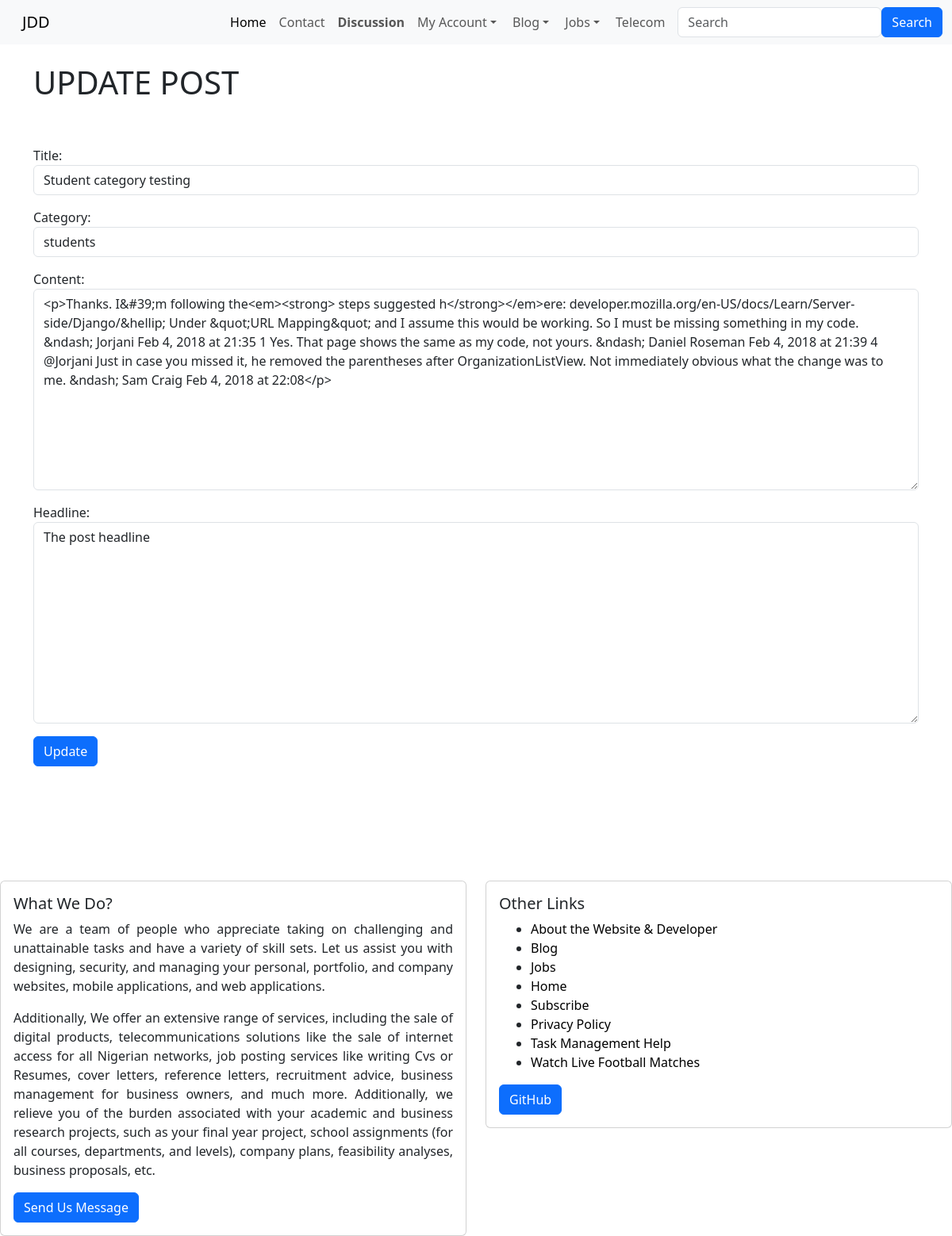
/blog/edit/57 (signed in), run on the app's committed database.
### index/models.py (models this page shows, shortened)
class BlogPost(models.Model):
    author = models.ForeignKey(User, on_delete=models.CASCADE)
    title = models.CharField(max_length=255, unique=True)
    date = models.DateTimeField(auto_now_add=True)
    category = models.CharField(max_length=150, default='uncategorized')
    content = RichTextField(blank=True, null=True, unique=True)
    headline = models.TextField(max_length=255)
    likes = models.ManyToManyField(User, related_name='blog_posts')

### index/views.py (the view)
# urls.py: path('blog/edit/<int:pk>', EditPostView.as_view(), name='edit_post' ),
class EditPostView(UpdateView):
    model = models.BlogPost
    template_name = 'home/edit_post.html'
    form_class = custom_model_form.CustomBlogPostForm

### index/custom_model_form.py
class CustomBlogPostForm(forms.ModelForm):
    class Meta:
        model = models.BlogPost
        fields = ('title', 'author', 'category', 'content', 'headline')
        widgets = {
            'title': forms.TextInput(attrs={'class': 'form-control', 'placeholder':'Blog Title'}),
            'author': forms.TextInput(attrs={'class': 'form-control', 'placeholder':'Blog Title', 'value': '', 'id':'author', 'type': 'hidden'}),
            'category': forms.Select(choices= category_lists,  attrs= {'class': 'form-control'}),
            'content': forms.Textarea(attrs={'class': 'form-control', 'placeholder':'Blog Content'}),
            'headline': forms.Textarea(attrs={'class': 'form-control', 'placeholder':'A snippet of your post that captures readers mind to read your post '}),
        }

### index/templates/home/edit_post.html (shortened to what this page needs)
{% extends 'home/base.html' %}
{% block body %}
{% if user.is_authenticated %}
    <h1> UPDATE POST</h1><br> <br>
    {% if object.author.id == user.id  %}
            <div class="form-group">
                <form method="POST">
                    {{form.as_p}}
                    <button class="btn btn-primary">Update</button>
                </form> <br><br>
            </div>
    {% else %}
            <h3>You don't have the access to edit this post</h3> <br> <br>
            <a class="btn btn-primary" href="{% url 'index:blog_list' %}">View Blog Posts</a>
            <a class="btn btn-primary" href="{% url 'index:job_list' %}">View Job Posts</a> <br><br><br>
    {% endif %}
{% else %}
    <h3>You don't have the permission to access this page...</h3> <br><br>
    <a class="btn btn-primary" href="{% url 'index:home' %}">Go Home</a> <br><br><br>
{% endif %}
{% endblock %}

### data on the page
BlogPost: title "Student category testing", category "students", content "<p>Thanks. I&#39;m following the<em><strong> steps suggested h</strong></em>ere: developer.mozilla.org/en-US/docs/Learn/Server-side/Django/&hellip; Under &quot;URL Mapping&quot; and I assume this would be working. So I must be missing something in my code. &ndash; Jorjani Feb 4, 2018 at 21:35 1 Yes. That page shows the same as my code, not yours. &ndash; Daniel Roseman Feb 4, 2018 at 21:39 4 @Jorjani Just in case you missed it, he removed the parentheses after OrganizationListView. Not immediately obvious what the change was to me. &ndash; Sam Craig Feb 4, 2018 at 22:08</p>", headline "The post headline"
